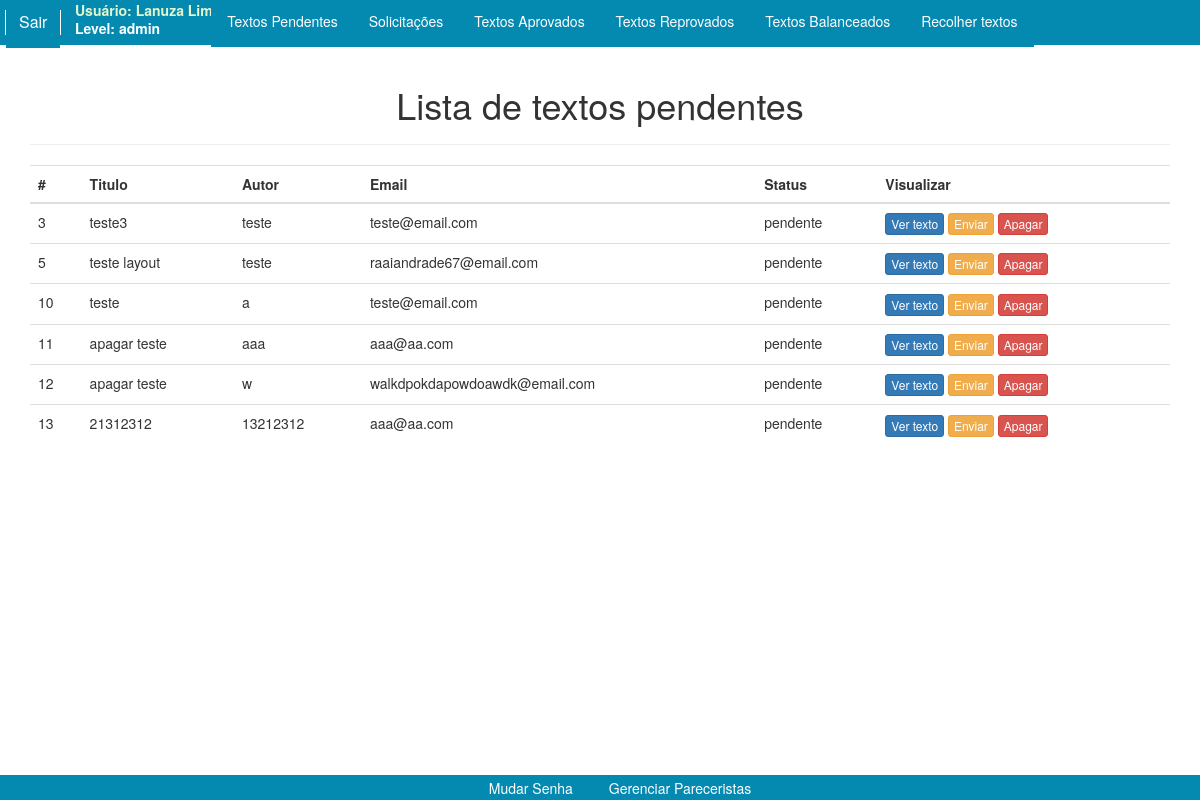
The app's page /administrador.php (signed in) with its own data.
### tables this page shows
CREATE TABLE `user` (
  `idUser` int(11) NOT NULL,
  `nameUser` varchar(60) NOT NULL,
  `Email` varchar(60) NOT NULL,
  `Pass` varchar(80) NOT NULL,
  `Level` varchar(30) NOT NULL
);

CREATE TABLE `article` (
  `idArticle` int(11) NOT NULL,
  `Title` varchar(50) NOT NULL,
  `Text` mediumtext NOT NULL,
  `Author` varchar(60) NOT NULL,
  `Email` varchar(60) NOT NULL,
  `status` varchar(15) NOT NULL DEFAULT 'pendente'
);

### administrador.php (the view, shortened to what this page needs)
<?php
include "conexao.php";
$query= "SELECT * FROM `user` WHERE Email= '{$_SESSION['usuario']}'";
$result= mysqli_query($conexao, $query) or die(mysqli_error());
while($registro = mysqli_fetch_array($result)){
$_Sessao=$registro['nameUser'];
$_Mail=$registro['Level'];
}
$query= "select*from article where status='pendente'";
$result= mysqli_query($conexao, $query) or die(mysqli_error());
        ?>
<!DOCTYPE html>
<html>
<head>
	<link rel="stylesheet" type="text/css" href="css/estilo.css">
	<link rel="stylesheet" type="text/css" href="css/login.css">
	<link rel="stylesheet" href="https://maxcdn.bootstrapcdn.com/bootstrap/3.3.7/css/bootstrap.min.css">
</head>
<body>
<div class="contentadm">
	<header class="adm">
		<span id="deslogar"><a href="?deslogar">Sair</a></span>
		<p id="usuario"> Usuário:
			<?php
			echo $_Sessao;
			?>
		</p>
    <p id="level"> Level:
      <?php
      echo $_Mail;
      ?>
    </p>
		<nav class="adm">
			<ul id="menuadm">
				<li><a href="administrador.php">Textos Pendentes</a></li>
				<li><a href="solicitacoesadm.php">Solicitações</a></li>
				<li><a href="textap.php">Textos Aprovados</a></li>
				<li><a href="textrp.php">Textos Reprovados</a></li>
        <li><a href="textba.php">Textos Balanceados</a></li>
        <li><a href="recotxt.php">Recolher textos</a></li>
			</ul>
		</nav>
	</header>
	<div class="container theme-showcase" role="manin">
		<div class="page-header">
			<h1 align="center">Lista de textos pendentes</h1>
		</div>
		<div class="row">
			<div class="col-md-12">
				<table class="table">
					<thread>
						<tr>
							<th>#</th>
							<th>Titulo</th>
							<th>Autor</th>
							<th>Email</th>
							<th>Status</th>
							<th>Visualizar</th>
						</tr>
					</thread>
					<tbody>
					<?php while($rows= mysqli_fetch_assoc($result)) { ?>
					<tr>
					<td><?php echo $rows['idArticle']; ?></td>
					<td><?php echo $rows['Title']; ?></td>
					<td><?php echo $rows['Author']; ?></td>
					<td><?php echo $rows['Email']; ?></td>
					<td><?php echo $rows['status']; ?></td>
					<td><button type="button" class="btn btn-xs btn-primary" data-toggle="modal" data-target="#myModal<?php echo $rows['idArticle']; ?>">Ver texto</button>
					<button type="button" class="btn btn-xs btn-warning" data-toggle="modal" data-target="#exampleModal" data-whatever="<?php echo $rows['idArticle']; ?>">Enviar</button>
					<button type="button" class="btn btn-xs btn-danger" data-toggle="modal" data-target="#exampleModal2" data-whatever="<?php echo $rows['idArticle']; ?>">Apagar</button>
					</td>
					</tr>
							<?php } ?>
						</tbody>
					</table>
				</div>
			</div>
		</div>
<footer id="adm">
  <ul id="menufooter">
    <li><a href="acts/mudarsenha.php">Mudar Senha</a></li>
    <li><a href="acts/gerenciarPareceristas.php">Gerenciar Pareceristas</a></li>
  </ul>
</footer>
</div>
</body>
</html>

### css/estilo.css (style rules this page uses)
p#level { padding-top:3px; margin-left:75px; color: white; margin-bottom:-27px; }
p#usuario { margin-left:75px; margin-bottom:-5px; color: #E3F6CE; }
span#deslogar { margin-left: 5px; margin-top:10px ; font-size: 12pt; display: inline; position: fixed; color: white; border-width: 1px; border-style: solid; }
span#deslogar a { padding: 13px; padding-bottom: 15px; background-color: #0489B1; text-decoration: none; color: white; border-radius: 0px; transition:0.2s; }
nav.adm { display: flex; justify-content: center; }
ul#menuadm { list-style: none; margin-top: 0px; margin-bottom: -10px; word-wrap:break-word; white-space: nowrap; }
ul#menuadm li { display: inline; margin-right: -5px; background-color: #0489B1; padding: 4px; padding-top:12px; padding-bottom: 16px; transition: 0.7s; }
ul#menuadm li a { color: white; padding:12px; }
header.adm { height: 45px; background-color: #0489B1; }
footer { background-color: white; box-shadow: 2px 0px 5px; margin-top:4px; border-radius: 10px; }
footer#adm { color: white; background-color: #0489B1; border-radius: 0px; position:fixed; bottom:0; width:100%; height: 25px; }
ul#menufooter { list-style: none; margin-bottom:0px; display: flex; justify-content: center; }
ul#menufooter a { color: white; text-decoration: none; padding:15px; }
ul#menufooter li { list-style: none; display: block; transition: 0.5s; padding:3px; display: inline; }

### css/login.css (style rules this page uses)
html,body { font-family: 'Open Sans', serif; font-size: 14px; font-weight: 300; }
p { font-weight: 700; }

### records on screen
user: nameUser "Lanuza Lima", Level "admin"
article: idArticle "3", Title "teste3", Author "teste", Email "teste@email.com", status "pendente"
article: idArticle "5", Title "teste layout", Author "teste", Email "raaiandrade67@email.com", status "pendente"
article: idArticle "10", Title "teste", Author "a", Email "teste@email.com", status "pendente"
article: idArticle "11", Title "apagar teste", Author "aaa", Email "aaa@aa.com", status "pendente"
article: idArticle "12", Title "apagar teste", Author "w", Email "walkdpokdapowdoawdk@email.com", status "pendente"
article: idArticle "13", Title "21312312", Author "13212312", Email "aaa@aa.com", status "pendente"
